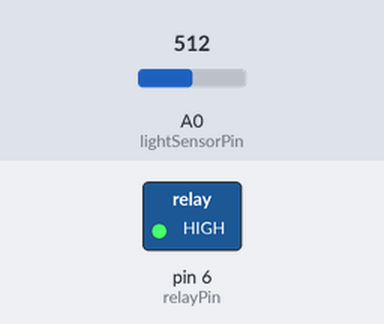
The sketch below on a simulated Arduino Uno, built with avr-gcc and run on an emulated ATmega328P. Shown: switched loads named in the sketch (green lamp = pin HIGH). Inputs (shaded band) come from the test bench; at power-on: A0 (lightSensorPin) = 512.

Above: at 1.2 s.
1.3 s: A0 (lightSensorPin) set to 592
2.8 s: A0 (lightSensorPin) set to 610
At 3.1 s:
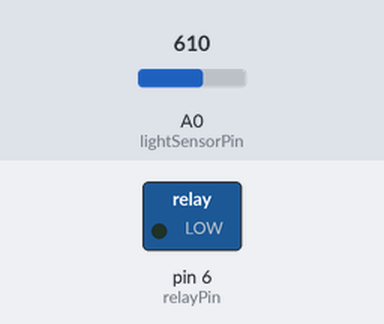
4.3 s: A0 (lightSensorPin) set to 590
At 5.5 s:
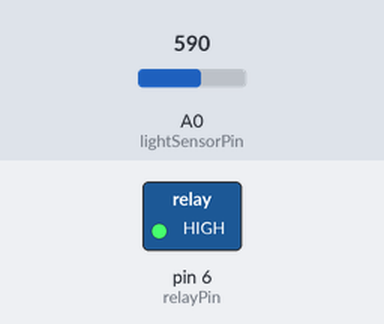
5.8 s: A0 (lightSensorPin) set to 716
At 6.6 s:
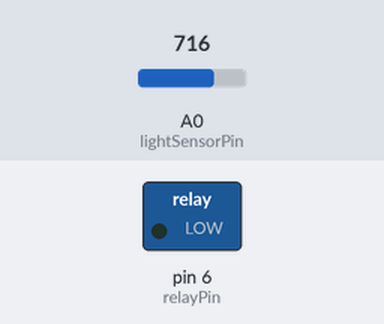
Timing chart, 0 to 8.3 s (numbered marks = the images above; inputs shaded):
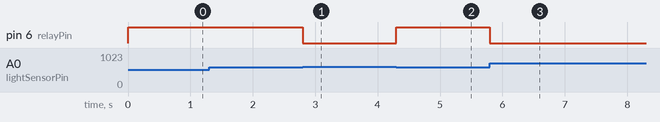

Measured:
- the behaviour switches between 599 and 600 on A0 (lightSensorPin) (found by bisection; images 0 and 1)
- after the input at 1.3 s, every drawn part: stays the same
- after the input at 2.8 s, pin 6 (relayPin): HIGH → LOW at once
- after the input at 4.3 s, pin 6 (relayPin): LOW → HIGH at once
- after the input at 5.8 s, pin 6 (relayPin): HIGH → LOW at once

The sketch:

Alunite-lightSensor-relay.ino
```cpp
/*
 *
 *this sketch reads light sensor on pin A0
 *
 *and turns on a relay( pin 6) when the value falls below a threshold
 */

int lightSensorPin = 0;
int threshold = 600;
int lightValue;
int relayPin = 6;


void setup() {
  // put your setup code here, to run once:
  pinMode(relayPin, OUTPUT);

}

void loop() {
  // put your main code here, to run repeatedly:
lightValue = analogRead(lightSensorPin);

if( lightValue<threshold){
  digitalWrite(relayPin, HIGH);
  }
  else{
     digitalWrite(relayPin, LOW);
    }
}
```
